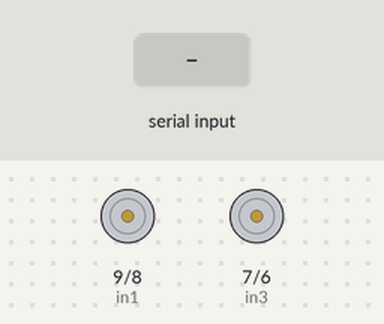
This sketch was run on a simulated Arduino Uno, built with avr-gcc and run on an emulated ATmega328P. Parts: motor-driver pin pairs drawn as motors (green arrow = first pin HIGH = forward, orange = second pin HIGH = backward, longer = more drive, scaled by the enable pin). Inputs (shaded band) come from the test bench.

Above: at 1.2 s.
1.3 s: "w" received over the second serial link
At 2.5 s:
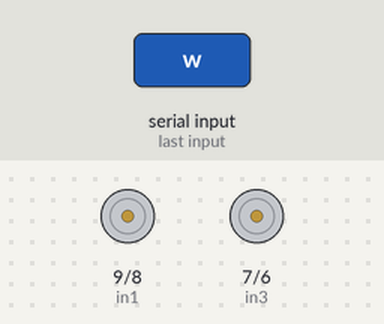
2.8 s: "s" received over the second serial link
At 3.9 s:
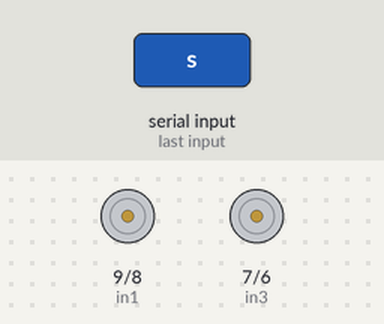
4.4 s: "d" received over the second serial link
At 5.0 s:
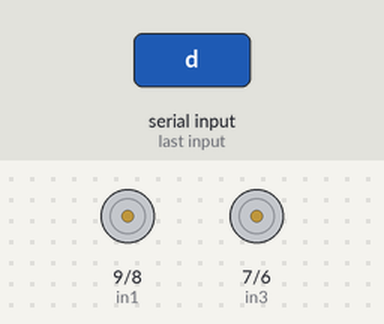
5.9 s: "a" received over the second serial link
At 7.4 s:
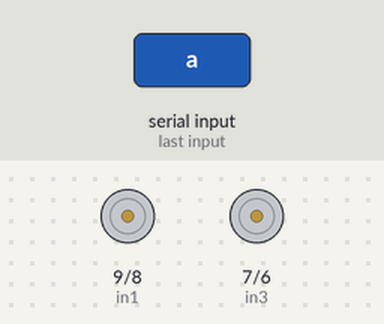
Timing chart, 0 to 8.4 s (numbered marks = the images above; inputs shaded):
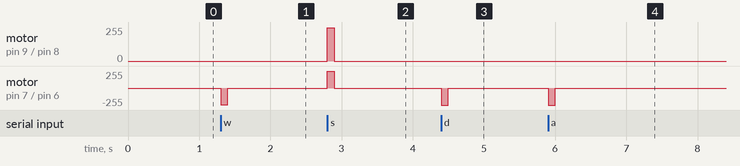

Measured:
- after the input at 1.3 s, motor on pin 7 (in3) / pin 6 (in4): stopped → backward 250/255 at once, → stopped 0.10 s later
- after the input at 2.8 s, motor on pin 9 (in1) / pin 8 (in2), motor on pin 7 (in3) / pin 6 (in4): stopped → forward 250/255 at once, → stopped 0.10 s later
- after the input at 4.4 s, motor on pin 7 (in3) / pin 6 (in4): stopped → backward 255/255 at once, → stopped 0.10 s later
- after the input at 5.9 s, motor on pin 7 (in3) / pin 6 (in4): stopped → backward 255/255 at once, → stopped 0.10 s later

The sketch:

Bluetooth_Arduino.ino
```cpp
#include<SoftwareSerial.h>
#define TIMEOUT 100

SoftwareSerial BTSerial(1, 0); //RX,TX
int state = 0; //for incoming serial data
long startTime = millis();
int enA = 10;
int in1 = 9;
int in2 = 8;
int in3 = 7;
int in4 = 6;
int enB = 5;
int LedDepan = 13;
int LedKiri = 12;
int LedKanan = 11;

void setup()
{
  pinMode (enA, OUTPUT) ;
  pinMode (in1, OUTPUT) ;
  pinMode (in2, OUTPUT) ;
  pinMode (in3, OUTPUT) ;
  pinMode (in4, OUTPUT) ;
  pinMode (enB, OUTPUT) ;
  BTSerial.begin(9600);
}

void loop()
{
  if (BTSerial.available () > 0 )   //condition when you receive data
  {
    state = BTSerial.read();       //state = read incoming data

    startTime = millis();

    if (state == 'w')
    {
      forward();
    }
    else if (state == 's')
    {
      reverse();

    }
    else if (state == 'd')
    {
      left();
    }
    else if (state == 'a')
    {
      right();
    }
  }

  else if (millis() - startTime >= TIMEOUT) //if nothing data receive
  {
    stop();
  }
}
void forward()
{
  //forward the car
  analogWrite(enA, 250)  ;
  digitalWrite(in1, LOW);
  digitalWrite(in2, LOW) ;

  analogWrite(enB, 250);
  digitalWrite(in3, LOW);
  digitalWrite(in4, HIGH);
}
void reverse ()
{
  //reverse the car
  analogWrite(enA, 250)  ;
  digitalWrite(in1, HIGH) ;
  digitalWrite(in2, LOW);

  analogWrite(enB, 250)  ;
  digitalWrite(in3, HIGH) ;
  digitalWrite(in4, LOW);

  digitalWrite(LedKiri, HIGH);
  digitalWrite(LedKanan, HIGH);
}
void left()
{
  analogWrite(enA, 200);
  digitalWrite(in1, HIGH);
  digitalWrite(in2, HIGH);

  digitalWrite(enB, 150);
  digitalWrite(in3, LOW);
  digitalWrite(in4, HIGH);

}
void right()
{
  analogWrite(enA, 0);
  digitalWrite(in1, LOW);
  digitalWrite(in2, LOW);

  digitalWrite(enB, 200);
  digitalWrite(in3, LOW);
  digitalWrite(in4, HIGH);
}
void stop()
{
  //stop the car moving
  analogWrite(enA, 0)   ;
  digitalWrite(in1, LOW);
  digitalWrite(in2, HIGH) ;

  analogWrite(enB, 0)   ;
  digitalWrite(in3, LOW);
  digitalWrite(in4, HIGH) ;

  digitalWrite(LedDepan, LOW);
  digitalWrite(LedKanan, LOW);
  digitalWrite(LedKiri, LOW);
}
```
